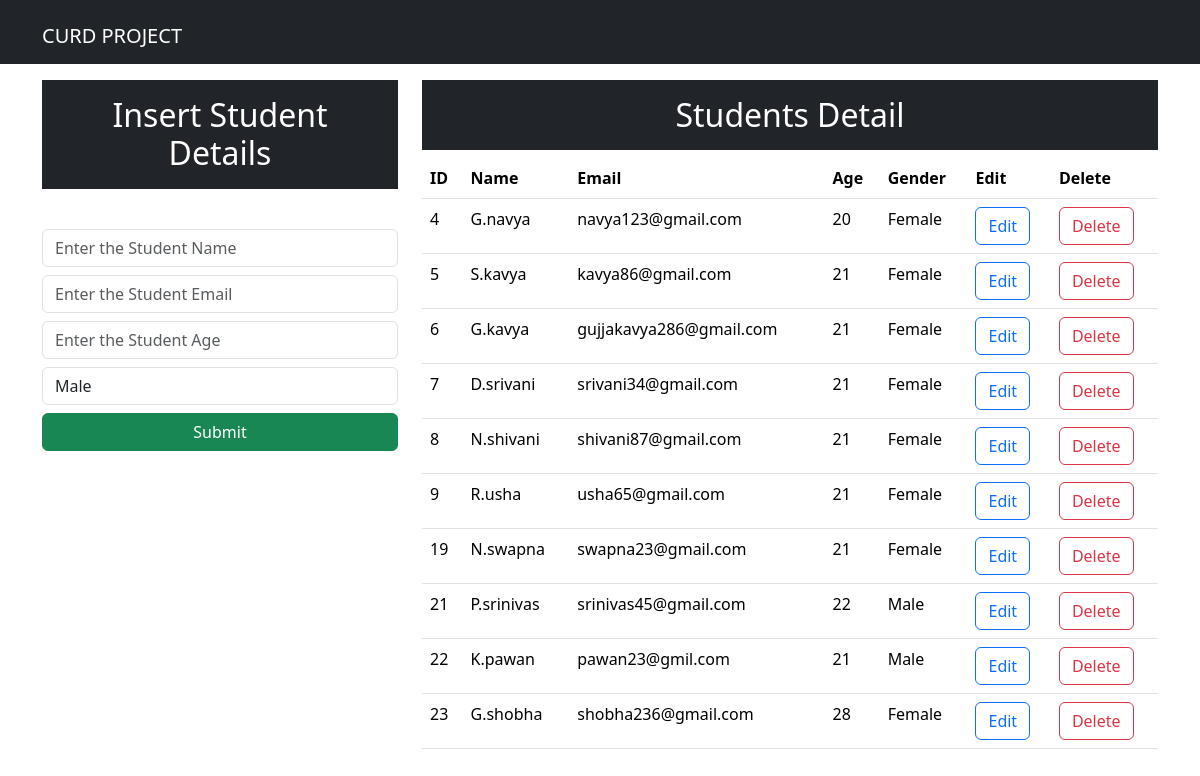
The page / on the database its author committed.
### app/models.py (models this page shows, shortened)
class student(models.Model):
    name=models.CharField(max_length=25)
    email=models.EmailField()
    age=models.IntegerField()
    gender=models.CharField(max_length=25)

### project1/views.py (the view)
# urls.py: path('',views.abc),
def abc(request):
    data=student.objects.all()
    context={"data":data}
    return render(request,"index.html",context)

### templates/index.html (shortened to what this page needs)
<!DOCTYPE html>
<html lang="en">
<head>
    <link href="https://cdn.jsdelivr.net/npm/bootstrap@5.3.3/dist/css/bootstrap.min.css" rel="stylesheet">
</head>
<body>
    <nav class="navbar navbar-expand-lg navbar-dark bg-dark">
        <div class="container mt-2">
        <a class="navbar-brand" href="#">CURD PROJECT</a>
    </div>
      </nav>
      <div class="container mt-3">
        <div class="row">
            <div class="col-md-4">
                <h2 class="bg-dark text-white text-center p-3">Insert Student Details</h2>
                <br>
                <form action='/insert' method="post">  {% csrf_token %}
                    <div class="form-group mt-2">
                    <input type="text" class="form-control" placeholder="Enter the Student Name" name="name">
                </div>
                <div class="form-group mt-2">
                    <input type="text" class="form-control" placeholder="Enter the Student Email" name="email">
                </div>
                <div class="form-group mt-2">
                    <input type="text" class="form-control" placeholder="Enter the Student Age" name="age">
                </div>
                <div>
                    <select class="form-control mt-2" name="gender" id="gender">
                        <option value="Male">Male</option>
                    </select>
                    <div class="d-grid gap-2">
                    <button class="btn btn-success mt-2" type="submit">Submit</button>
                    </div>
                </div>
             </form>
                </div>
                <div class="col-md-8">
                    <h2 class="text-center text-white bg-dark p-3">Students Detail</h2>
                    <table class="table">
                        <thead>
                            <tr>
                                <th>ID</th>
                                <th>Name</th>
                                <th>Email</th>
                                <th>Age</th>
                                <th>Gender</th>
                                <th>Edit</th>
                                <th>Delete</th>
                            </tr>
                        </thead>
                        <tbody>
                            {% for d in data %}
                            <tr>
                                <td>{{d.id}}</td>
                                <td>{{d.name}}</td>
                                <td>{{d.email}}</td>
                                <td>{{d.age}}</td>
                                <td>{{d.gender}}</td>
                                <td><a button href="/update/{{d.id}}"class="btn btn-outline-primary">Edit</a></button></td>
                                <td><a button href="/delete/{{d.id}}"class="btn btn-outline-danger">Delete</a></button></td>
                            </tr>
                            {% endfor %}
                        </tbody>
                    </table>
                </div>
            </div>
        </div>
</body>
</html>

### rows shown on the page
student: id "4", name "G.navya", email "navya123@gmail.com", age "20", gender "Female"
student: id "5", name "S.kavya", email "kavya86@gmail.com", age "21", gender "Female"
student: id "6", name "G.kavya", email "gujjakavya286@gmail.com", age "21", gender "Female"
student: id "7", name "D.srivani", email "srivani34@gmail.com", age "21", gender "Female"
student: id "8", name "N.shivani", email "shivani87@gmail.com", age "21", gender "Female"
student: id "9", name "R.usha", email "usha65@gmail.com", age "21", gender "Female"
student: id "19", name "N.swapna", email "swapna23@gmail.com", age "21", gender "Female"
student: id "21", name "P.srinivas", email "srinivas45@gmail.com", age "22", gender "Male"
student: id "22", name "K.pawan", email "pawan23@gmil.com", age "21", gender "Male"
student: id "23", name "G.shobha", email "shobha236@gmail.com", age "28", gender "Female"
